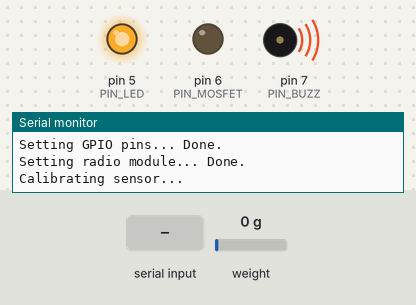
Recording of a sketch running on a simulated Arduino Nano, built with avr-gcc and run on an emulated ATmega328P. Parts: output pins drawn as LEDs (lit = HIGH), buzzer (waves = sounding), the last lines printed to the serial monitor. The inputs (shaded band) are chosen by the test bench; at power-on: weight on the scale 0 g. Storage starts empty.

Above: at 0.1 s.
At 3.3 s:
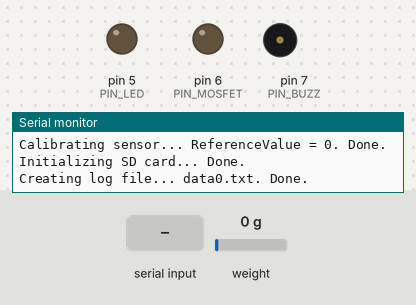
3.4 s: "G" received over the second serial link
At 4.7 s:
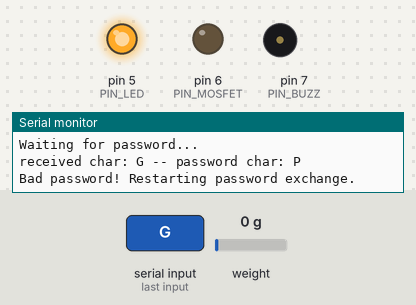
5.0 s: "1" received over the second serial link
Timing chart, 0 to 8.0 s (numbered marks = the images above; inputs shaded):
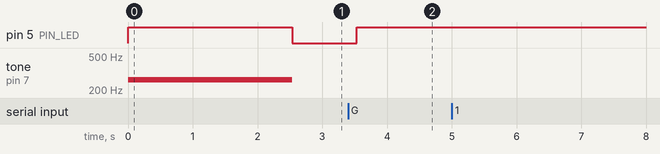

The sketch:

main.ino
```cpp
// External libraries
#include <SoftwareSerial.h>
#include <string.h>
#include <HX711.h>
#include <SPI.h>
#include <SD.h>

// Project libraries
#include <settings.h>
#include <pins.h>
#include <error.h>

HX711 scale(PIN_DATAOUT, PIN_CLOCK);
SoftwareSerial xrf(PIN_RX, PIN_TX);
File logger_file;

#include <init.h>
#include <radio.h>
#include <logger.h>

void setup()
{
	//
	// Start peripherals setup
	int res = setup_peripherals();
	if (res != NO_ERROR)
	{
		// There has been some error
		led_and_buzz_error(res, true); //blink and buzz "res" times for ever
	}

	led_and_buzz_normal(false, false); // Stop LED and buzz for normal signaling
	delay(1000);

	//
	// Start radio standby for radio comm. At this point the igniter can be armed.
	led_and_buzz_normal(true, false); // Start only LED for normal signaling
	res = radio();
	while (res != NO_ERROR)
	{
		// There has been some error
		led_and_buzz_error(res, true); //blink and buzz "res" times for ever
	}

	//
	// Start data acquisition
	logger();

	delay(30000);
    digitalWrite(PIN_MOSFET, LOW); // Stop ignitor for security reasons

	//
	// Finish acquisition
	led_and_buzz_error(BLINK_ALL_WORK_DONE, true); //blink and buzz for ever
}

void loop()
{
}
```

error.h
```cpp
void led_and_buzz_error(int signal_count, bool buzz_on)
{
	while (true)
	{
		for (int f = 0; f < signal_count; f++)
		{
			digitalWrite(PIN_LED, HIGH);
			if (buzz_on)
			{
				tone(PIN_BUZZ, ERROR_BUZZ_FREQUENCY, 500);
			}
			delay(500);
			digitalWrite(PIN_LED, LOW);
			if (buzz_on)
			{
				noTone(PIN_BUZZ);
			}
			delay(500);
		}
		delay(1000);
	}
}

void led_and_buzz_normal(bool led_on_off, bool buzz_on_off)
{
	if (led_on_off)
	{
		digitalWrite(PIN_LED, HIGH);
	}
	else
	{
		digitalWrite(PIN_LED, LOW);
	}

	if (buzz_on_off)
	{
		tone(PIN_BUZZ, NORMAL_BUZZ_FREQUENCY);
	}
	else
	{
		noTone(PIN_BUZZ);
	}
}
```

init.h
```cpp
#ifndef INIT_H
#define INIT_H

String get_filename()
{
        unsigned int i = 0;
        while (SD.exists(String("data") + String(i) + String(".txt")))
        {
                i++;
        }
        String filename = String("data") + String(i) + String(".txt");
        DEBUG_LOG(filename);
        return filename;
}

int setup_peripherals()
{
        //
        // Setup the Serial
        Serial.begin(SERIAL_BAUD_RATE);
        while (!Serial)
                ;
        DEBUG_LOG_LINE("");
        DEBUG_LOG_LINE("");
        DEBUG_LOG_LINE("EH Launcher ON");
        DEBUG_LOG_LINE("Serial initialized.");

        //
        // Setup GPIO pins
        DEBUG_LOG("Setting GPIO pins...");
        pinMode(PIN_LED, OUTPUT);
        pinMode(PIN_MOSFET, OUTPUT);
        digitalWrite(PIN_MOSFET, LOW);
        pinMode(PIN_BUZZ, OUTPUT);
        noTone(PIN_BUZZ);
        DEBUG_LOG_LINE(" Done.");
        led_and_buzz_normal(true, true);

        //
        // Serial for xrf radio
        DEBUG_LOG("Setting radio module...");
        xrf.begin(RADIO_BAUD_RATE);
        if (!xrf.isListening())
        {
                DEBUG_LOG_LINE("Radio serial port Failed!");
                return ERROR_RADIO_SERIAL;
        }
        DEBUG_LOG_LINE(" Done.");

        //
        // Prepare the scale and log the calculated scale factor to the serial
        DEBUG_LOG("Calibrating sensor...");
        delay(500);
        if (!scale.is_ready())
        {
                DEBUG_LOG_LINE(" Scale sensor Failed!");
                return ERROR_SCALE;
        }
        scale.set_scale();
        scale.tare();                           //Reset the scale to
        int zero_factor = scale.read_average(); //Get a baseline reading
        DEBUG_LOG(" ReferenceValue = ");        //This can be used to remove the need to tare the scale. Useful in permanent scale projects.
        DEBUG_LOG(zero_factor);
        DEBUG_LOG_LINE(". Done. ");

        //
        // Setup SD card
        DEBUG_LOG("Initializing SD card...");
        if (!SD.begin(PIN_SDCS))
        {
                DEBUG_LOG_LINE(" SD Failed!");
                return ERROR_NO_SD_CARD;
        }
        DEBUG_LOG_LINE(" Done.");

        //
        // Create the file and add the header
        DEBUG_LOG("Creating log file... ");
        String filename = get_filename();
        logger_file = SD.open(filename.c_str(), FILE_WRITE);
        logger_file.print("Tare: ");
        logger_file.println(zero_factor);
        logger_file.print("Starting timestamp: ");
        logger_file.println(millis());
        logger_file.println("From lecture position:");
        DEBUG_LOG_LINE(". Done.");

        return NO_ERROR;
}

#endif // INIT_H
```

logger.h
```cpp
#ifndef LOGGER_H
#define LOGGER_H

void take_samples(HX711& scale, File& file, int sample_count)
{
	for (int f = 0; f < sample_count; f++)
	{
		file.print(scale.read());
		file.print(":");
		//file.flush();
	}
}

void logger()
{
	//
	// Take the specified samples asynchronously
	DEBUG_LOG_LINE("Starting sampling routine");
	take_samples(scale, logger_file, 80*RECORD_SECONDS);

	//
	// Closes the file:
	logger_file.print("Final timestamp: ");
	logger_file.println(millis());
	logger_file.close();
	DEBUG_LOG("Program finalized");
}


#endif // LOGGER_H
```

radio.h
```cpp
#ifndef RADIO_H
#define RADIO_H

int radio()
{
    int i = 0;
    char buffer[16];
    const char *payload = "PAUPER AD ASTRA"; // 15 bytes

    DEBUG_LOG_LINE("Waiting for password... ");
    //    do
    //    {
    //        // DEBUG_LOG_LINE(xrf.read());
    //        buffer[0] = xrf.read();
    //    } while (buffer[0] != 'P');
    //
    //    DEBUG_LOG("received char: ");
    //    DEBUG_LOG(buffer[0]);
    //    DEBUG_LOG(" -- password char: ");
    //    DEBUG_LOG_LINE(payload[0]);
    //
    // ok we have data, check it
    // wait for answer with 1 sec timeout

    //
    // Password receive and check
    while (i < (int)strlen(payload))
    {
        int val = INPUT_COMMANDS(); // Receive serial data. Macro for debugging options

        if (val == NULL_STRING)
            continue;

        DEBUG_LOG("received char: ");
        DEBUG_LOG((char)val);
        DEBUG_LOG(" -- password char: ");
        DEBUG_LOG_LINE(payload[i]);

        if (val == payload[i])
        {
            i++;
            continue;
        }
        else
        {
            i = 0;
            DEBUG_LOG_LINE("Bad password! Restarting password exchange.");
            // return ERROR_WRONG_PASSWORD;
        }
    }

    // if (strncmp(buffer+8, payload, 15) == 0)
    DEBUG_LOG_LINE("Password command received!");

    //
    // send confirmation
    delay(100);
    xrf.print('K');

    //
    // listen for commands and wait with HANDSAKE_WAIT_MS timeout
    DEBUG_LOG("Waiting for command confirmation... ");
    long now = millis();
    do
    {
        buffer[0] = INPUT_COMMANDS(); // Receive serial data. Macro for debugging options
        if (millis() - now > HANDSAKE_WAIT_MS)
        {
            DEBUG_LOG_LINE("Error: No command received");
            return ERROR_NO_COMMAND_RECEIVED;
        }
    } while (buffer[0] == NULL_STRING);

    //
    // check command received
    switch (buffer[0])
    {
    case 'G':
        // OK LAUNCHING
        DEBUG_LOG_LINE("Received command: Launch GO!!");
        digitalWrite(PIN_MOSFET, HIGH); // Start ignition
        return NO_ERROR;
        break;

    default:
        DEBUG_LOG_LINE("Error: Received command not recognized");
        return ERROR_COMMAND_NOT_RECOGNIZED;
        break;
    }
}

#endif // RADIO_H
```

pins.h
```cpp
#ifndef PINS_H
#define PINS_H

/* Connect the SD card reader like follows:
 	MOSI - pin 11
 	MISO - pin 12
 	PIN_CLOCK - pin 13
 	CS - pin 4
*/

/* Connect the start button and the buzzer like follows:
 	Activation button - pin 10
 	LED - pin 5
 	Buzzer - pin 6
*/

#define PIN_LED 5
#define PIN_BUZZ 7
#define PIN_MOSFET 6
#define PIN_CLOCK 2
#define PIN_DATAOUT 3
#define PIN_BUZZ 7

// Serial pins for radio
#define PIN_TX 9
#define PIN_RX 8

// Part of the SD pins
#define PIN_SDCS 10

#endif
```

settings.h
```cpp
#ifndef SETTINGS_H
#define SETTINGS_H

#define NULL_STRING -1
#define SERIAL_BAUD_RATE 115200
#define RADIO_BAUD_RATE 9600
#define HANDSAKE_WAIT_MS 3000
#define RECORD_SECONDS 30

// Error constants
#define NO_ERROR 0
#define BLINK_ALL_WORK_DONE 1
#define ERROR_NO_SD_CARD 4
#define ERROR_NO_COMMAND_RECEIVED 5
#define ERROR_COMMAND_NOT_RECOGNIZED 6
#define ERROR_WRONG_PASSWORD 7
#define ERROR_RADIO_SERIAL 8
#define ERROR_RADIO_XRF 9
#define ERROR_SCALE 10
#define ERROR_BUZZ_FREQUENCY 440  // La
#define NORMAL_BUZZ_FREQUENCY 262 // Do

// Debug macros
#define DEBUG_ACTIVE 1
#if DEBUG_ACTIVE
#define DEBUG_LOG(x) Serial.print(x)
#define DEBUG_LOG_LINE(x) Serial.println(x)
#else
#define DEBUG_LOG(x)
#define DEBUG_LOG_LINE(x)
#endif

// UART port selection for receive commands (for debug)
#define INPUT_COMMANDS_UART 1
#if INPUT_COMMANDS_UART == 0
#define INPUT_COMMANDS() Serial.read()
#elif INPUT_COMMANDS_UART == 1
#define INPUT_COMMANDS() xrf.read()
#endif

#endif
```
